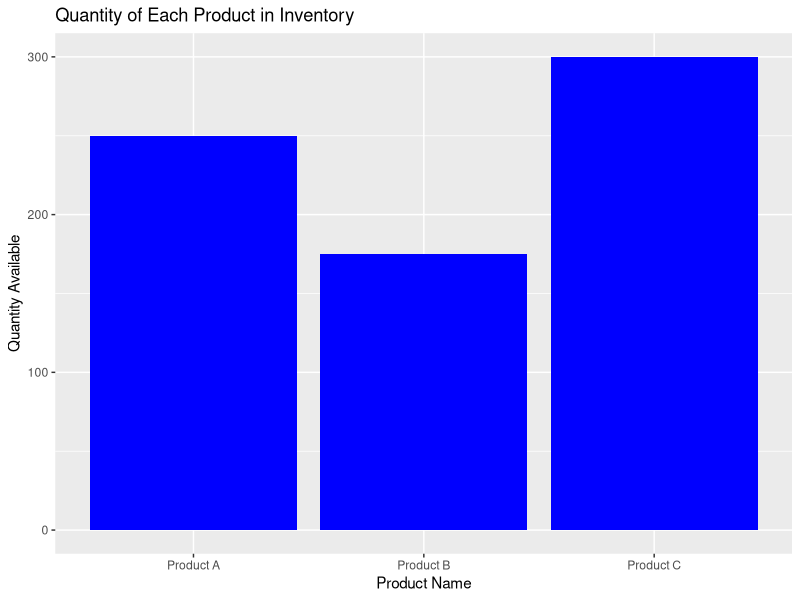
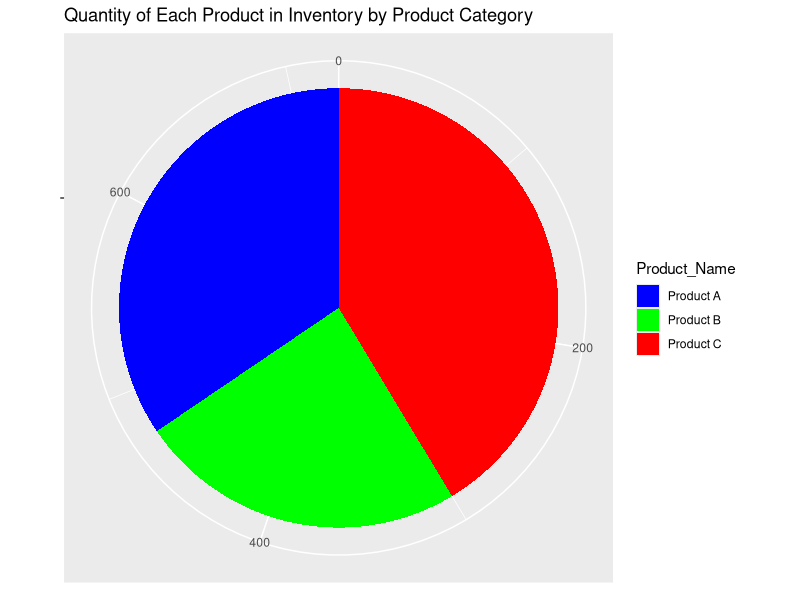

These figures' R source, in order:

#a.bar chart
library(ggplot2)

df <- data.frame(
  Product_ID = c(1, 2, 3),
  Product_Name = c("Product A", "Product B", "Product C"),
  Quantity_Available = c(250, 175, 300),
  Price = c(20, 15, 18)
)
ggplot(df, aes(x = Product_Name, y = Quantity_Available)) +
  geom_bar(stat = "identity", fill = "blue") +
  labs(title = "Quantity of Each Product in Inventory", x = "Product Name", y = "Quantity Available")


library(ggplot2)

#b.stacked bar chart
df <- data.frame(
  Product_ID = c(1, 2, 3),
  Product_Name = c("Product A", "Product B", "Product C"),
  Quantity_Available = c(250, 175, 300),
  Price = c(20, 15, 18)
)
ggplot(df, aes(x = "", y = Quantity_Available, fill = Product_Name)) +
  geom_bar(width = 1, stat = "identity") +
  coord_polar(theta = "y") +
  labs(title = "Quantity of Each Product in Inventory by Product Category", x = NULL, y = NULL) +
  scale_fill_manual(values = c("blue", "green", "red"))


library(knitr)

#c.table
df <- data.frame(
  Product_ID = c(1, 2, 3),
  Product_Name = c("Product A", "Product B", "Product C"),
  Quantity_Available = c(250, 175, 300),
  Price = c(20, 15, 18)
)
kable(df, col.names = c("Product ID", "Product Name", "Quantity Available", "Price ($)"))
